Frame 1 (no input): blank canvas, image omitted
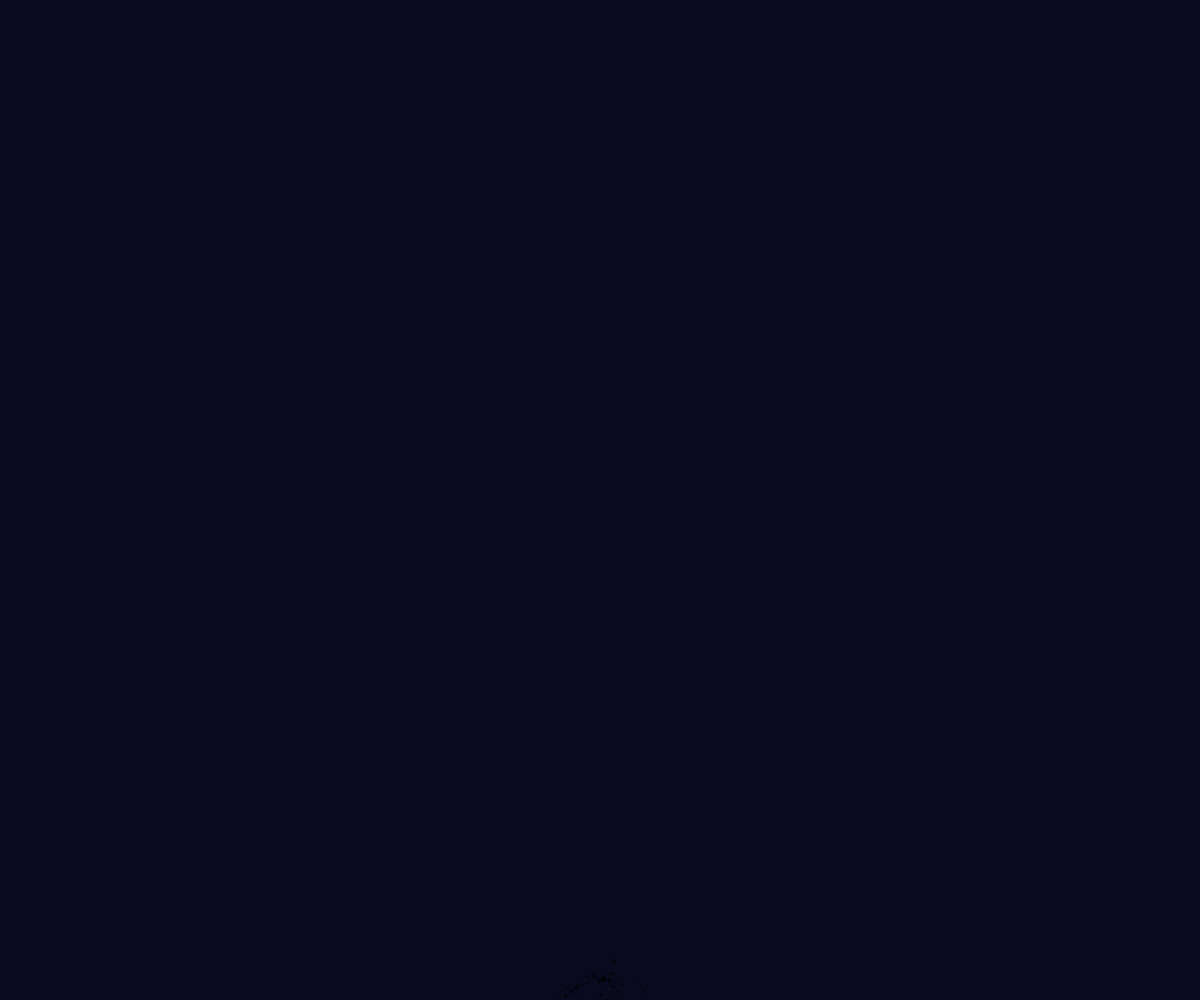
Frame 60 (no input)
Frame 120 (the mouse pressed at the canvas centre since frame 60): blank canvas, image omitted

The p5.js sketch that drew this single still picture (run headless with seeded random() and noise() and a simulated clock; from frame 60 on, the mouse is pressed at the canvas centre):

// p5.js sketch
// ── sketch.js
let sparks = [];
let bgColor;

function setup() {
  createCanvas(windowWidth, windowHeight);
  bgColor = color(10, 10, 30);
  noStroke();
}

function draw() {
  background(bgColor);
  
  // Create new sparks from campfire
  if (frameCount % 2 === 0) {
    sparks.push({
      pos: createVector(width/2, height - 20),
      vel: p5.Vector.random2D().mult(random(0.5, 1.5)),
      size: random(2, 4),
      col: color(255, 100, 0),
      life: 200,
      trail: []
    });
  }
  
  // Update and draw sparks
  for (let i = sparks.length - 1; i >= 0; i--) {
    let s = sparks[i];
    
    // Add position to trail
    s.trail.push(s.pos.copy());
    if (s.trail.length > 15) {
      s.trail.shift();
    }
    
    // Apply gravity and update velocity
    s.vel.y += 0.03;
    s.vel.x *= 0.99;
    s.pos.add(s.vel);
    s.life -= 1;
    
    // Gradually cool the spark
    let coolFactor = map(s.pos.y, height, 0, 0, 1);
    let r = red(s.col);
    let g = green(s.col);
    let b = blue(s.col);
    s.col = color(r * coolFactor, g * coolFactor, b * coolFactor, s.life);
    
    // Draw trail
    if (s.trail.length > 1) {
      beginShape();
      for (let j = 0; j < s.trail.length; j++) {
        let alpha = map(j, 0, s.trail.length - 1, 0, 200);
        fill(red(s.col), green(s.col), blue(s.col), alpha);
        vertex(s.trail[j].x, s.trail[j].y);
      }
      endShape();
    }
    
    // Draw spark
    fill(s.col);
    ellipse(s.pos.x, s.pos.y, s.size);
    
    if (s.life <= 0) {
      sparks.splice(i, 1);
    }
  }
  
  // Reorganize sparks into constellations at higher altitudes
  for (let i = sparks.length - 1; i >= 0; i--) {
    let s = sparks[i];
    
    if (s.pos.y < height * 0.3) {
      // Slow down and reorganize
      s.vel.mult(0.95);
      
      // Convert to white/blue points at high altitude
      if (s.pos.y < height * 0.1) {
        s.col = color(255, 255, 255, s.life);
        s.size = map(s.pos.y, 0, height * 0.1, 1, 6);
        
        // Connect to nearby sparks forming patterns
        let nearbySparks = [];
        for (let j = 0; j < sparks.length; j++) {
          if (i !== j) {
            let d = p5.Vector.dist(s.pos, sparks[j].pos);
            if (d < 80) {
              nearbySparks.push(sparks[j]);
            }
          }
        }
        
        // Draw connections to nearby points
        for (let ns of nearbySparks) {
          stroke(255, 255, 255, 50);
          line(s.pos.x, s.pos.y, ns.pos.x, ns.pos.y);
        }
      }
    }
  }
}

function windowResized() {
  resizeCanvas(windowWidth, windowHeight);
}
